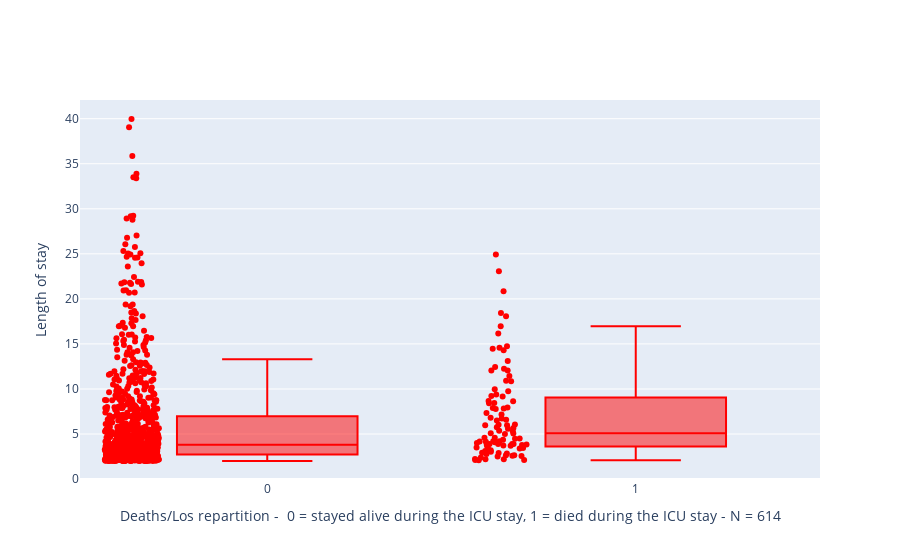

The notebook cell saved with this chart:
### Code cell
fig = go.Figure()
fig.add_trace(go.Box( y = demographic['los'], x= demographic['death'], boxpoints='all', marker_color = 'red'))
fig.update_layout(xaxis_title='Deaths/Los repartition -  0 = stayed alive during the ICU stay, 1 = died during the ICU stay \n N = 614', yaxis_title = "Length of stay")

### Figure 1 — Plotly figure (JSON) as saved in the notebook; plotly's stock layout.template omitted (floating-point values rounded to 4 significant figures; data arrays with more than 128 entries replaced by an {"elided": "..."} marker saying what was removed)
{"data": [{"boxpoints": "all", "marker": {"color": "red"}, "type": "box", "x": {"elided": "949 int values"}, "y": {"elided": "949 float values"}}], "layout": {"xaxis": {"title": {"text": "Deaths/Los repartition -  0 = stayed alive during the ICU stay, 1 = died during the ICU stay - N = 614"}}, "yaxis": {"title": {"text": "Length of stay"}}}}
